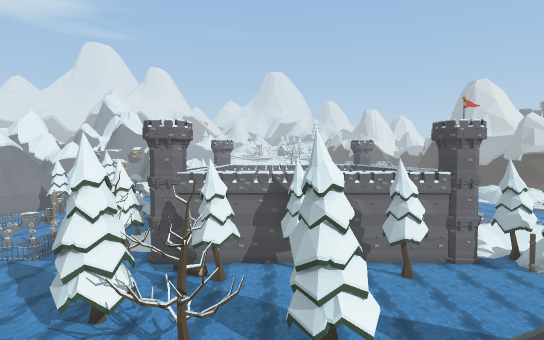
[1] (above)

24 first-person views from a walk through a Unity game level. The camera is 1.3 m above the floor, tilts 2° down and sees 75° across. Doors are open. The floor is counted in squares, 2 m on a side. Each view is taken from the middle of a square. On the plan, view 1 faces up. The plan holds only what a view shows up to about 10 squares ahead; the rest is blank. The place goes on beyond the plan. The player is left out. Some animated figures are left out. Some surface patterns are stand-ins.

[2]
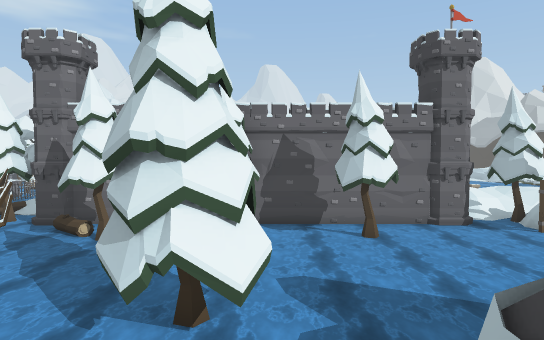

[3]
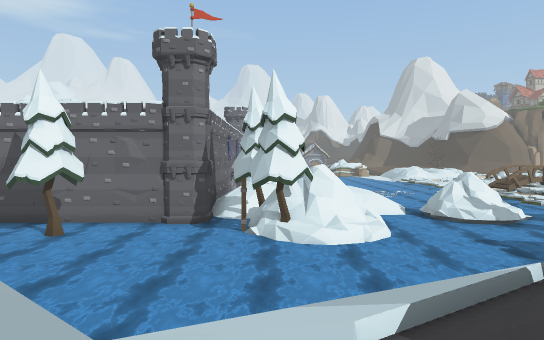

[4]
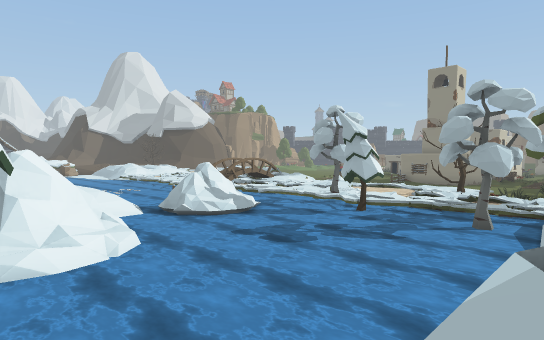

[5]
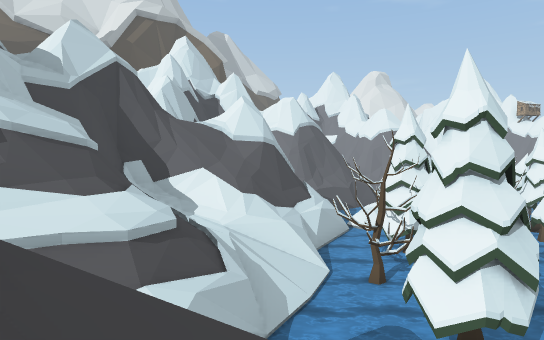

[6]
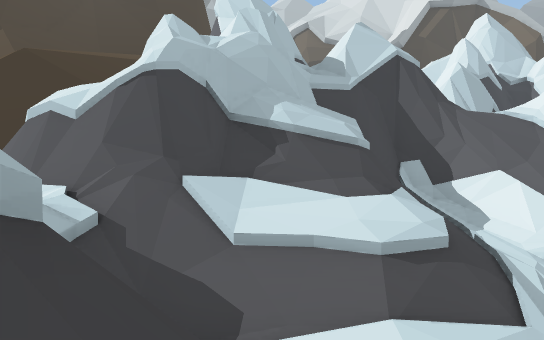

[7]
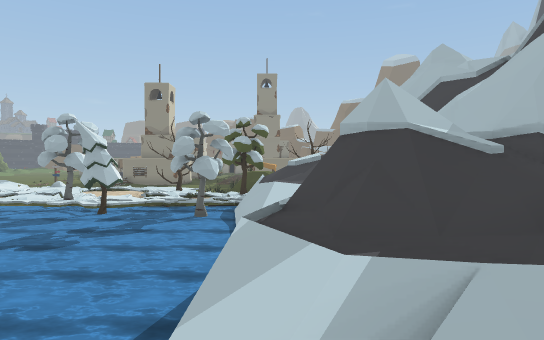

[8]
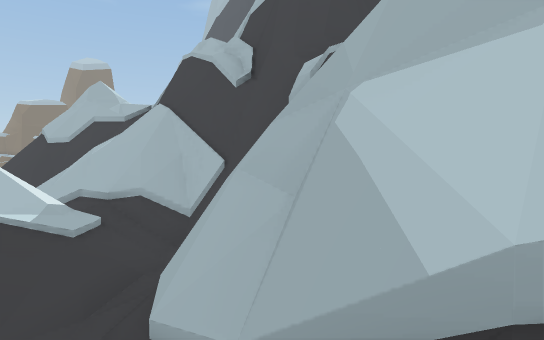

[9]
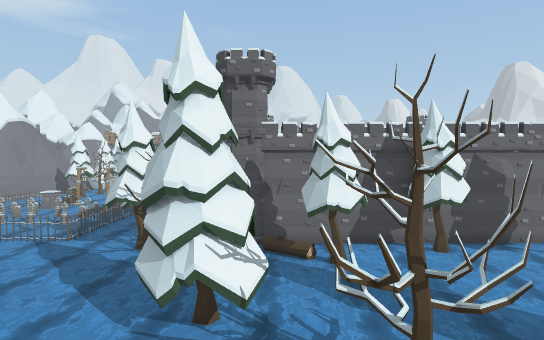

[10]
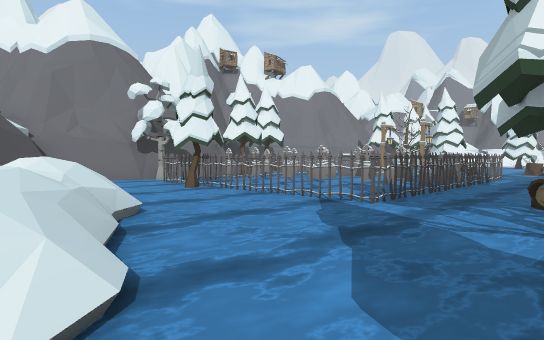

[11]
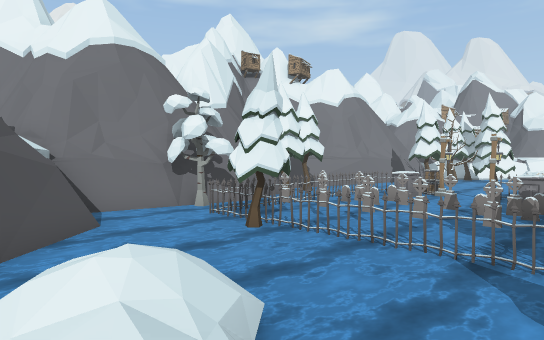

[12]
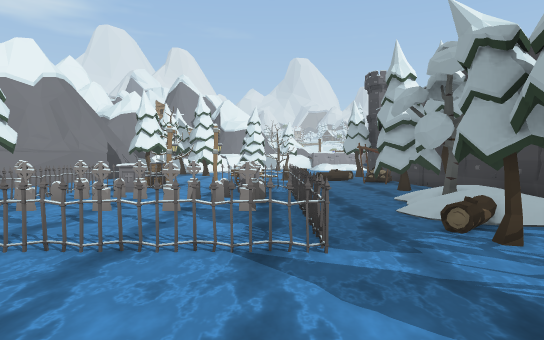

[13]
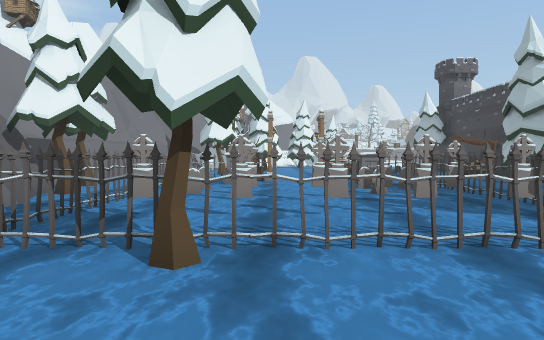

[14]
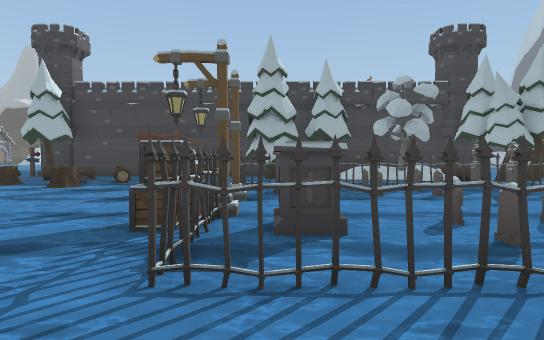

[15]
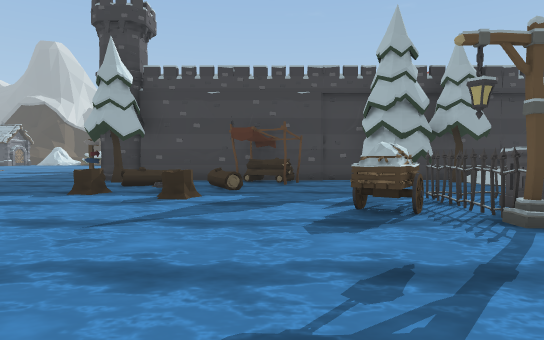

[16]
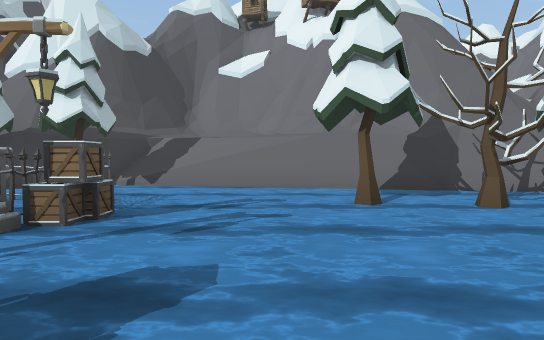

[17]
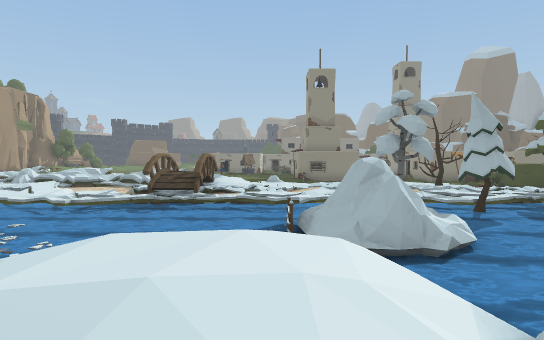

[18]
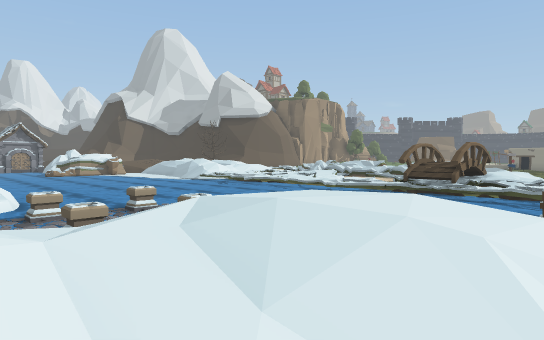

[19]
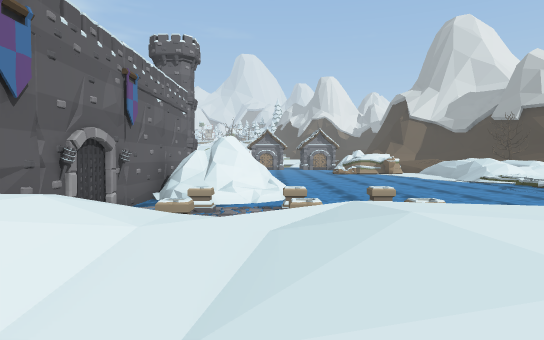

[20]
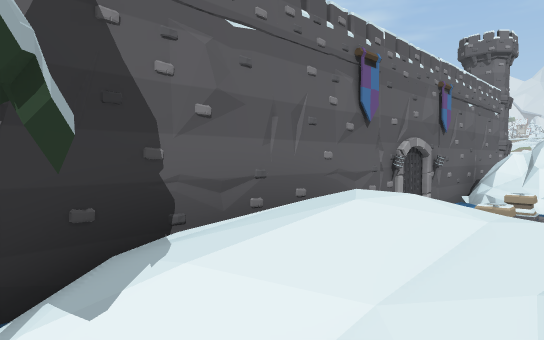

[21]
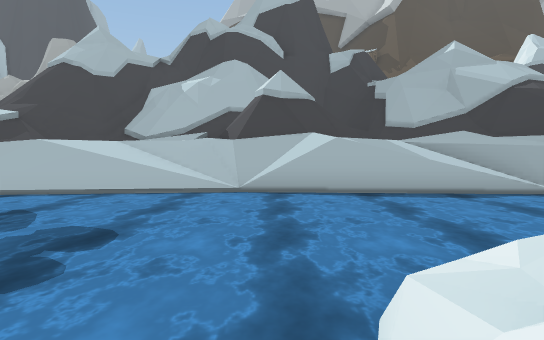

[22]
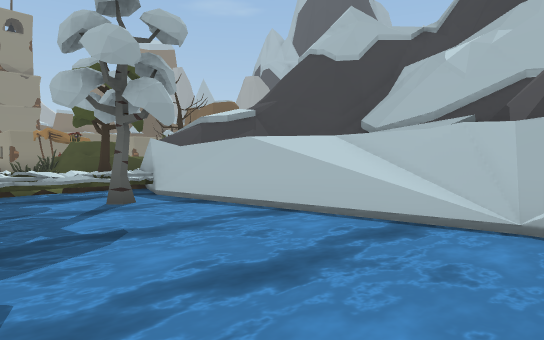

[23]
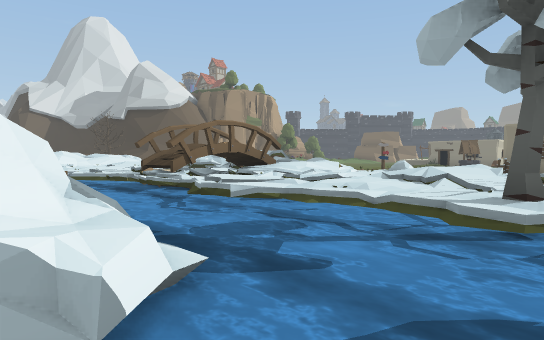

[24]
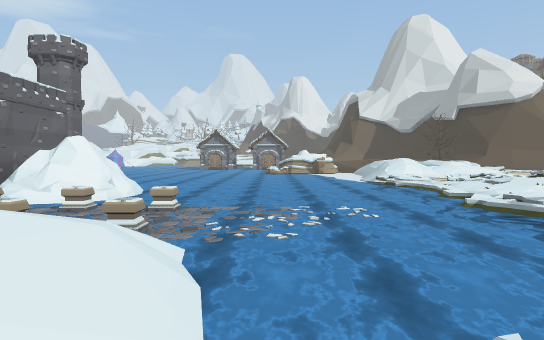

### Floor plan
Key: @ floor where view 1 was taken; # wall or solid block; x gap in a wall; . main floor; : floor 0.25 m higher than the main floor; + floor 0.5 m higher than the main floor; * floor 0.75 m higher than the main floor; % floor 1.5 m higher than the main floor; & floor 5.25 m higher than the main floor; $ floor 7.75 m higher than the main floor; / step, stairs or slope; = window, fence, low wall or low ledge; ~ water the walk can cross; ≈ water the walk keeps out of; ^ raised ledge; v drop or lower ground; O other object.
Columns run from 17 left of view 1 to 20 right of it. Each row starts with its distance up from view 1.
 25 ##~O~~~~~O~O ≈              ~~
 24 /~~~~~~~~~OO≈≈          # O ~~~~~~~/
 23 /~~O~~~~~OOOO≈          #OO ~~~~~~~///
 22 /~~~~~~~~~~~O≈          #/ /~~~~~~~///
 21 /~~~~~~O~~~~~#          O~~O.~~~~~~//+
 20 =~OOOOOOO~~~~#          O O~.O~~~~~//
 19 ~~~OOO~OOO~OO≈          O O OO.~~~~/+/
 18 #O~O~~~~~O~~~##         #    /~~~~~≈xx
 17 #~~OO~~OOO~/O≈#         # /////~~~~≈^^
 16 #O~OO~~OOO~/*##         #///%//~~~~≈//
 15 ##~OOOOOOO~O/#          #////// O~~///
 14  #~OOOOOOO~//           #//////+OO~//+
 13  O~O~~~~~OOOOO          O/O//~~OO:~≈//
 12 ##~OOOOOO≈~O≈.~~~~~~~~~~~~OOO~~~≈~~O//
 11 #~~~O~~~~~~~O~OO~~O~~O~~~.OO ~~~~~~//
 10 ###~~~~~~~~~ ~~~~~~~~~~~~~~≈~~~~~~OO/
  9   ##~~//+~~~~~~~~~~~~~~~~~~~~~~~~~~//
  8      ~~///~~~OO~~~~~~~~~~~~~~~~~~~~≈/
  7            ~~O~O~~OO~~~~~~~~~~~~~~O≈//
  6              ~~~~~O~~~  ≈~~~~~~~~~:O/O
  5               //~~~ #/ //=//##////=///
  4              #////~~  ///////#///////
  3            #/////=//  /###///////////
  2            //#///////   =##///////###
  1             /#//=/////    # /##//##
  0             ####/@=//=    ######/#
 -1               ##$/##&v        ###=
 -2                 ^#####

Where each view was taken, in squares from view 1:
view 1: 0 up, 0 right, facing up
view 2: 3 up, 2 right, facing up
view 3: 3 up, 9 right, facing up
view 4: 5 up, 9 right, facing up-right
view 5: 4 up, 6 right, facing left
view 6: 4 up, 5 right, facing down-left
view 7: 5 up, 7 right, facing right
view 8: 4 up, 6 right, facing down-right
view 9: 3 up, 3 left, facing up
view 10: 8 up, 6 left, facing up-left
view 11: 8 up, 8 left, facing up-left
view 12: 9 up, 9 left, facing up
view 13: 10 up, 12 left, facing up
view 14: 19 up, 16 left, facing right
view 15: 22 up, 14 left, facing right
view 16: 22 up, 9 left, facing left
view 17: 15 up, 9 right, facing right
view 18: 14 up, 9 right, facing up-right
view 19: 14 up, 10 right, facing up
view 20: 13 up, 10 right, facing up-left
view 21: 12 up, 12 right, facing down
view 22: 9 up, 12 right, facing down-right
view 23: 11 up, 15 right, facing up-right
view 24: 14 up, 14 right, facing up
